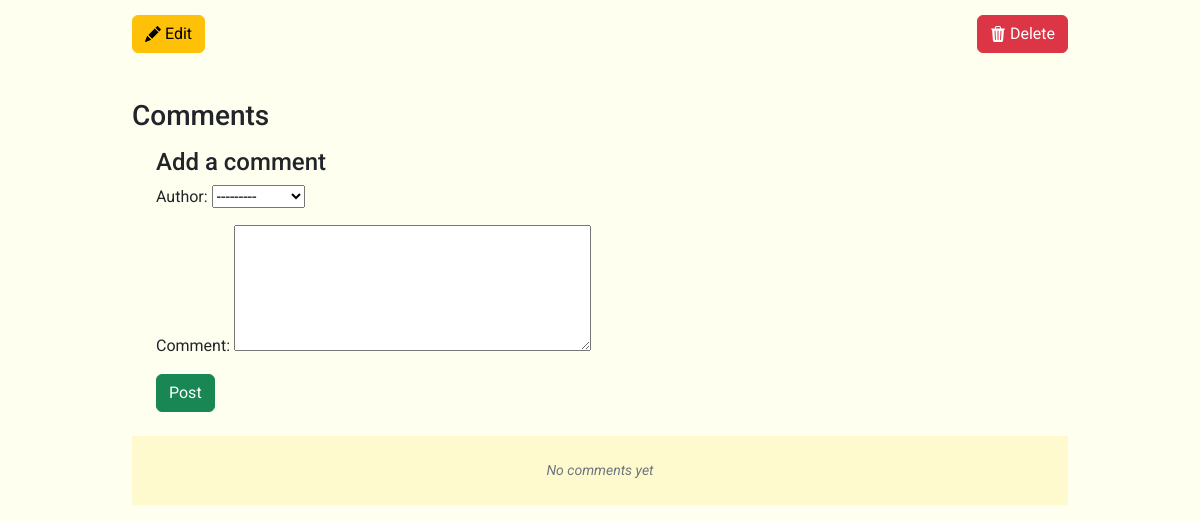
Before: /blog_app/post/11/ (signed in, lower part) with the older database file.
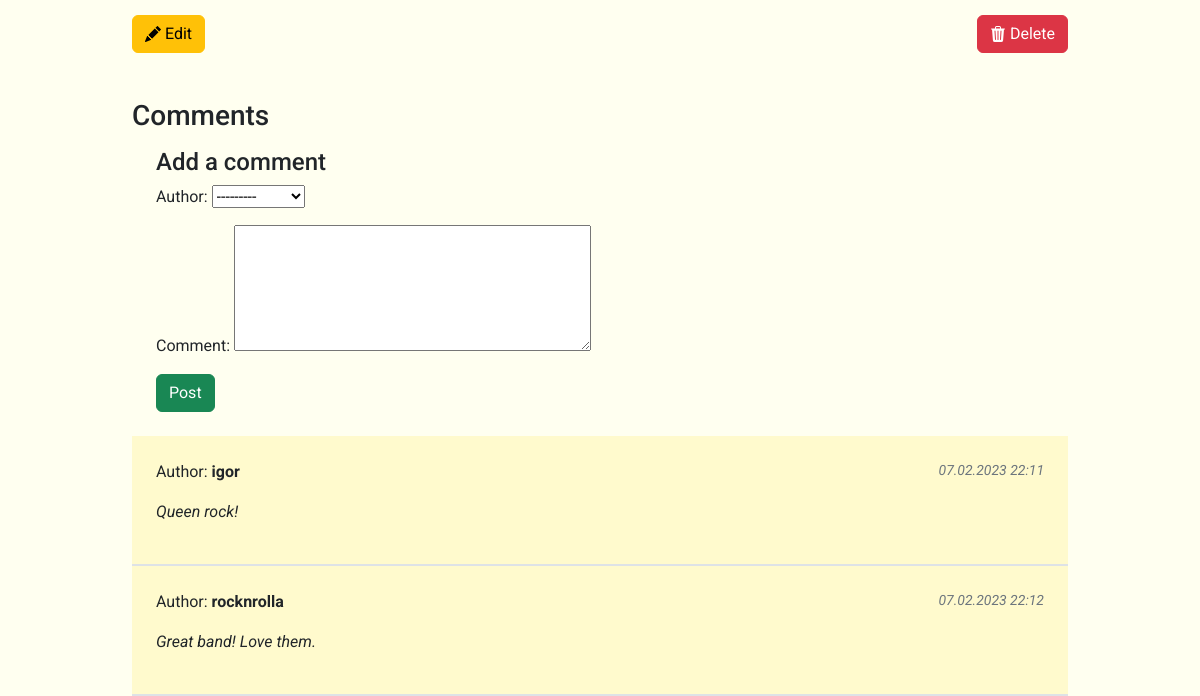
After: the same page with the newer database file.
### blog_app/models.py (models this page shows, shortened)
class Comment(models.Model):
	post = models.ForeignKey(Post, on_delete=models.CASCADE)
	author = models.ForeignKey("auth.user", on_delete=models.CASCADE)
	date = models.DateTimeField(auto_now_add=True)
	comment = models.TextField()
	def __str__(self) -> str:
		return self.comment

### blog_app/views.py (the view, shortened to what this page needs)
# urls.py: path("post/<int:pk>/", views.BlogDetailView.as_view(), name="post_detail"),
class BlogDetailView(LoginRequiredMixin, View):
	def get(self, request, *args, **kwargs):
		view = CommentGet.as_view()
		return view(request, *args, **kwargs)

### blog_app/forms.py
class CommentForm(forms.ModelForm):
	class Meta:
		model = Comment
		fields = ("author", "comment")
		widgets = {
			"comment": forms.Textarea(attrs={"rows": 5, "cols": 40})
		} # size of textarea field

### blog_app/views.py (called while the page is built)
	def get_context_data(self, **kwargs):
		context = super().get_context_data(**kwargs)
		context["form"] = CommentForm()
		return context

### blog_app/templates/blog_app/post.html (shortened to what this page needs)
{% extends "blog_app/base.html" %}
{% block content %}
<div class="container post-entry my-container">
	{% if user.is_authenticated %}
	<div class="post-controls">
		<a href="{% url 'edit_post' post.pk %}" class="btn btn-warning float-start">
			Edit
		</a>
		<a href="{% url 'delete_post' post.pk %}" class="btn btn-danger float-end">
			Delete
		</a>
	</div>
	{% endif %}
	<h3 class="mt-4 mb-3">Comments</h3>
	{% if user.is_authenticated %}
	<div class="add-comment pb-4 px-4">
		<h4>Add a comment</h4>
		<form action="" method="post">
			{{ form.as_p }}
			<button class="btn btn-success" type="submit">Post</button>
		</form>
	</div>
	{% endif %}
	<div class="comments">
	{% for comment in post.comment_set.all %}
		<div class="comment-container p-4 border-bottom border-2">
			<div class="d-flex">
				<p class="flex-fill">Author: <b>{{ comment.author }}</b></p>
				<p class="flex-fill text-end text-secondary small"><i>{{ comment.date|date:"d.m.Y H:i" }}</i></p>
			</div>
			<p><i>{{ comment }}</i></p>
		</div>
	{% empty %}
		<p class="p-4 text-center text-secondary small"><i>No comments yet</i></p>
	{% endfor %}
	</div>
</div>
{% endblock content %}

Changed rows visible on the page:
added Comment: author "igor", date "07.02.2023 22:11", comment "Queen rock!"
added Comment: author "rocknrolla", date "07.02.2023 22:12", comment "Great band! Love them."
Other visible differences:
text no longer shown: "No comments yet"
